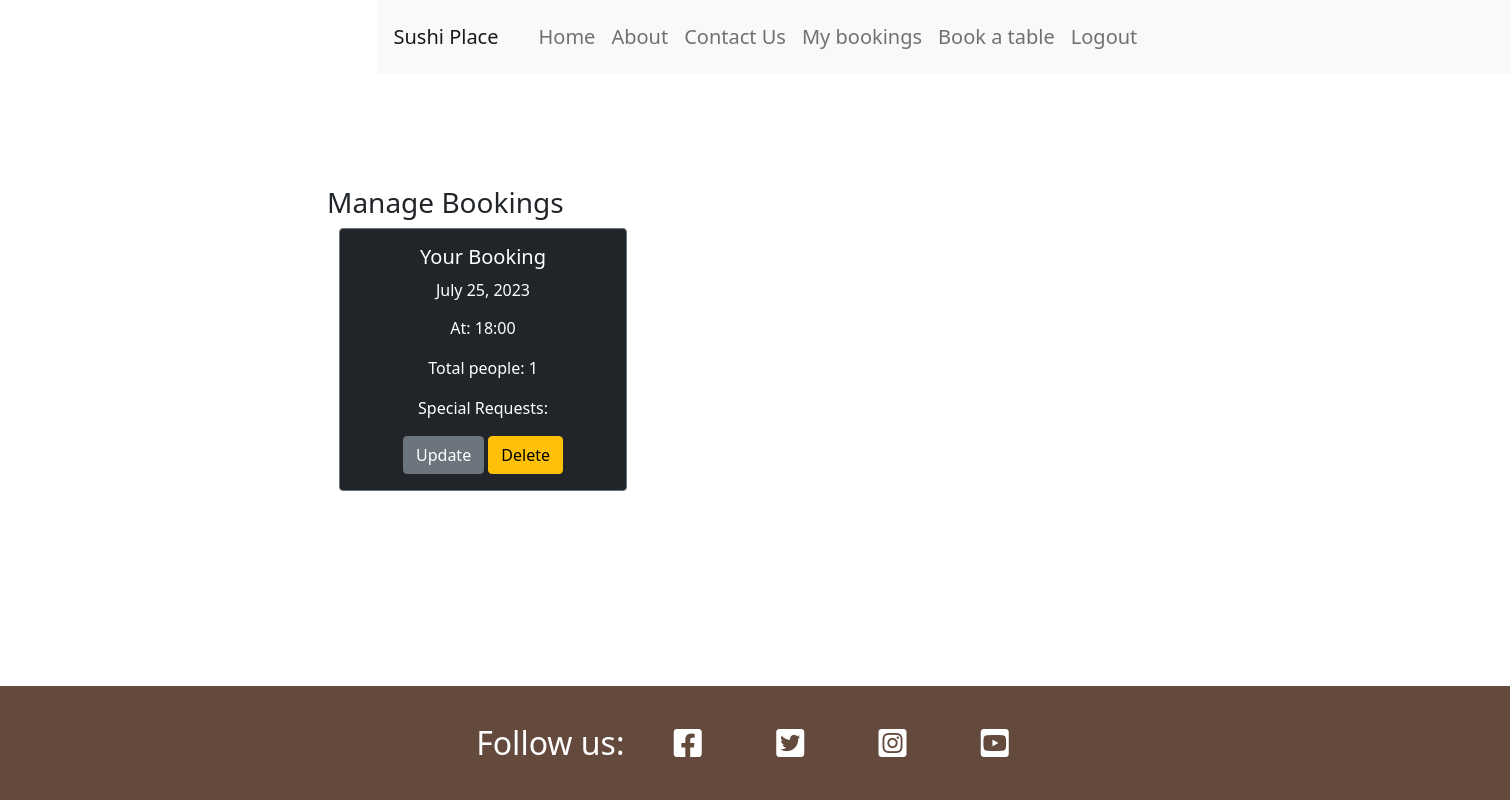
Before: /my_bookings/ (signed in) with the older database file.
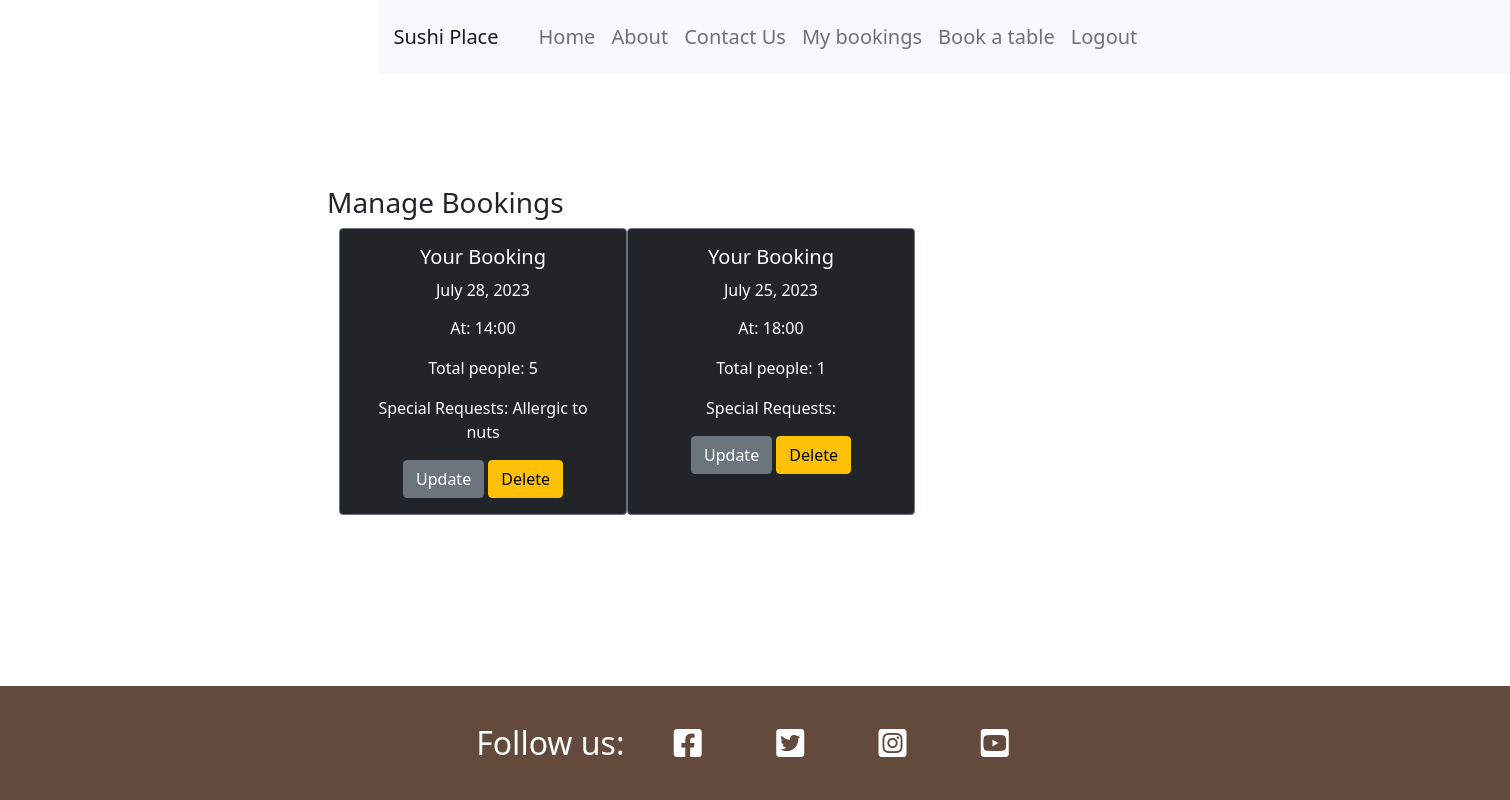
After: the same page with the newer database file.
### RestaurantBookingApp/models.py (models this page shows, shortened)
class Reservation(models.Model):
    TIME_OPTIONS = (
        ('11:00', '11:00'),
        ('11:30', '11:30'),
        ('12:00', '12:00'),
        ('12:30', '12:30'),
        ('13:00', '13:00'),
        ('13:30', '13:30'),
        ('14:00', '14:00'),
        ('14:30', '14:30'),
        ('15:00', '15:00'),
        ('15:30', '15:30'),
        ('16:00', '16:00'),
        ('16:30', '16:30'),
        ('17:00', '17:00'),
        ('17:30', '17:30'),
        ('18:00', '18:00'),
        ('18:30', '18:30'),
        ('19:00', '19:00'),
        ('19:30', '19:30'),
        ('20:00', '20:00'),
    )
    user = models.ForeignKey(User, on_delete=models.CASCADE, related_name="user_booking")
    first_name = models.CharField("First name", max_length=20)
    last_name = models.CharField("Last name", max_length=30)
    email = models.EmailField(null=True)
    phone_number = models.IntegerField(blank=True, null=True)
    guests = models.IntegerField("Number of people")
    date = models.DateField()
    time = models.CharField("Arrival time", max_length=30, choices=TIME_OPTIONS, default="18:00")
    additional_info = models.TextField(default="Additional Info (special requests, allergies etc.)", blank=True, null=True)
    class Meta:
        ordering = ['-date']

### RestaurantBookingApp/views.py (the view)
# urls.py: path('my_bookings/', views.my_bookings_page, name = 'my_bookings_page'),
def my_bookings_page(request):
    if request.user.is_authenticated:
        bookings = Reservation.objects.filter(user=request.user)
        context = {
            'bookings': bookings
        }
        return render(request, 'mybookings.html', context)
    else:
        return redirect('../account/signup')

### templates/mybookings.html
{% extends "base.html" %}
{% block content %}
<section>
  <div class="container height mt-5 pt-5">
    <div class="row">
      <div class="col-md-8 mt-3 offset-md-2">
        <h3>Manage Bookings</h3>
        <div class="container">
          <div class="row">
            {% for booking in bookings %}
            <div class="card text-white bg-dark text-center border-secondary" style="width: 18rem;">
              <div class="card-body">
                <h5 class="card-title mb-3">Your Booking</h5>
                <h6 class="card-subtitle text-white">{{ booking.date }}</h6>
                <p class="card-text">
                  <p>At: {{ booking.time }}</p>
                  <p>Total people: {{ booking.guests }}</p>
                  <p>Special Requests: {{ booking.additional_info }}</p>
                </p>
                <a href="/edit/{{booking.id}}" class="btn btn-secondary">Update</a>
                <a href="/delete/{{booking.id}}" class="btn btn-warning">Delete</a>
              </div>
            </div>
            {% empty %} <p>You have no reservations currently</p>
            {% endfor %}
          </div>
        </div>
      </div>
    </div>
  </div>
</section>
{% endblock %}

### templates/base.html (shortened to what this page needs)
{% load static %}
<!DOCTYPE html>
<html class="h-100" lang="en">
<head>
    <link rel="stylesheet" href="https://cdnjs.cloudflare.com/ajax/libs/font-awesome/5.15.3/css/all.min.css">
    <link href="https://cdn.jsdelivr.net/npm/bootstrap@5.0.1/dist/css/bootstrap.min.css" rel="stylesheet"
>
    <link rel="stylesheet" href="{% static 'css/style.css' %}">
</head>
<body>
    <div class="navbar navbar-expand-lg navbar-light bg-light">
      <a class="navbar-brand" href="{% url 'home' %}">Sushi Place</a>
        <div class="collapse navbar-collapse" id="navbarNav">
          <ul class="navbar-nav">
            <li class="nav-item"><a class="nav-link" href="{% url 'home' %}">Home</a></li>
            <li class="nav-item"><a class="nav-link" href="{% url 'home' %}#about">About</a></li>
            <li class="nav-item"><a class="nav-link" href="{% url 'home' %}#contact">Contact Us</a></li>
            {% if user.is_authenticated %}
            <li class="nav-item"><a class="nav-link" href="{% url 'my_bookings_page' %}">My bookings</a></li>
            <li class="nav-item"><a class="nav-link" href="{% url 'booking_page' %}">Book a table</a></li>
            <li class="nav-item"><a class="nav-link" href="{% url 'account_logout' %}">Logout</a></li>
            {% else %}
            <li class="nav-item"><a class="nav-link" href="{% url 'account_login' %}">Login</a></li>
            <li class="nav-item"><a class="nav-link" href="{% url 'account_signup' %}">Signup</a></li>
            {% endif %}
          </ul>
        </div>
      </div>
  <main class="flex-shrink-0 main-bg">
    {% block content %}
    {% endblock content %}
  </main>
  <footer class="footer mt-auto py-3 dark-bg fixed-bottom">
    <p class="m-0 text-center text-white">Follow us: <i class="fab fa-facebook-square ms-3"></i>
      <i class="fab fa-twitter-square ms-3"></i>
      <i class="fab fa-instagram-square ms-3"></i>
      <i class="fab fa-youtube-square ms-3"></i></p>
  </footer>
</body>
</html>

### static/css/style.css (style rules this page uses)
body { padding-bottom: 114px; }
.navbar { width: 100%; margin-left: 25%; }
.navbar a { color: black; text-align: center; padding: 14px 16px; text-decoration: none; font-size: 20px; }
footer { background-color: #5C4033; opacity: 0.95; font-size: 2rem; }
footer i { font-size: 2rem; padding: 25px; }

Changed rows visible on the page:
added Reservation: date "July 28, 2023", time "14:00", guests "5", additional_info "Allergic to nuts"
